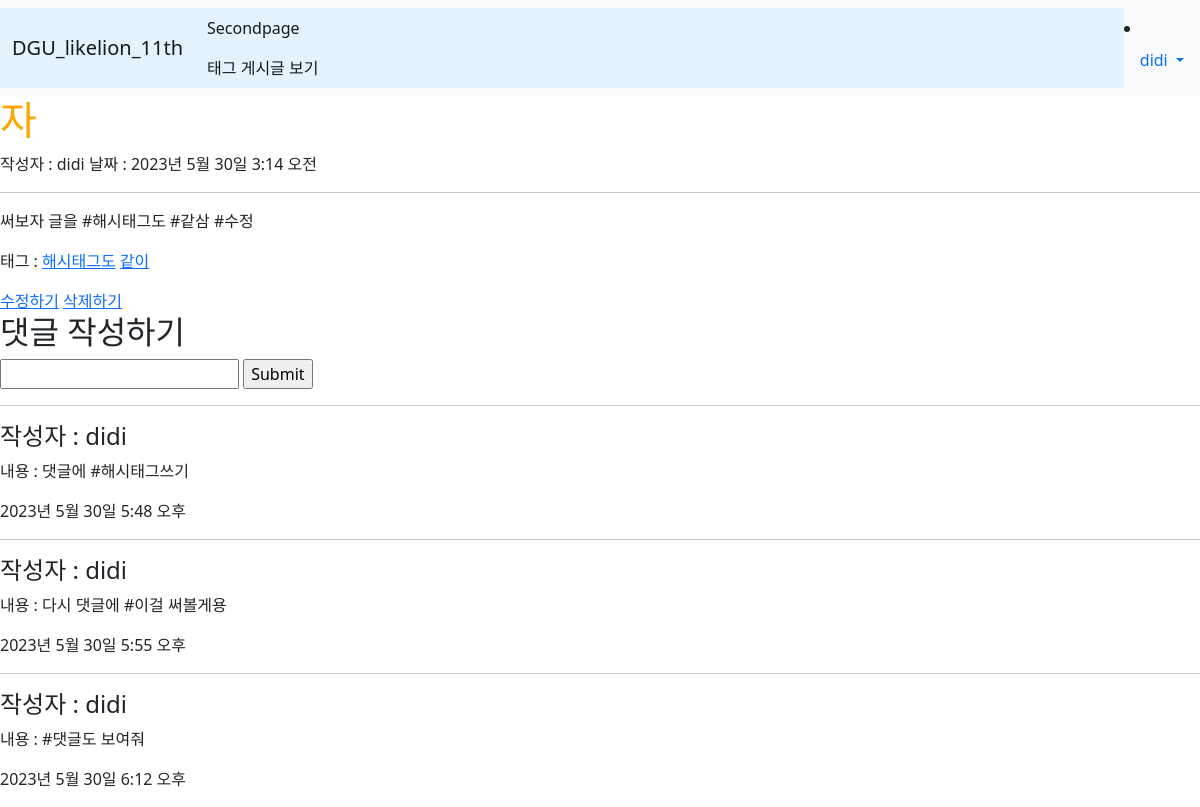
Page /9 (signed in) on the committed database.
### main/models.py (models this page shows, shortened)
class Blog(models.Model):
    title = models.CharField(max_length=200)
    writer = models.ForeignKey(User, null=False, blank=False, on_delete=models.CASCADE)
    pub_date = models.DateTimeField()
    body = models.TextField()
    image = models.ImageField(upload_to="blog/", blank=True, null=True)
    tags = models.ManyToManyField(Tag, related_name='blogs', blank=True)

class Tag(models.Model):
    name=models.CharField(max_length=30, null=False, blank=False)
    def __str__(self):
        return self.name

class Comment(models.Model):
    content = models.TextField()
    pub_date = models.DateTimeField()
    writer = models.ForeignKey(User, null=False, blank=False, on_delete=models.CASCADE)
    blog = models.ForeignKey(Blog, null=False, blank=False, on_delete=models.CASCADE)
    tags = models.ManyToManyField(Tag, related_name='comments', blank=True)

### main/views.py (the view, shortened to what this page needs)
# urls.py: path('<int:id>', detail, name="detail"),
def detail(request, id):
    blog = get_object_or_404(Blog, pk = id)
    if request.method == 'GET':
        comments = Comment.objects.filter(blog=blog)
        return render(request, 'main/detail.html', {
            'blog':blog,
            'comments':comments,
            })

### main/templates/main/detail.html (shortened to what this page needs)
{% extends 'base.html' %}
{% load static %}
{% block content %}
<h1>{{blog.title}}</h1>
작성자 : {{blog.writer}}
날짜 : {{blog.pub_date}}
<hr>
<p>{{blog.body}}</p>
<p>태그 :
    {% for tag in blog.tags.all %}
    <a href = "{% url 'main:tag_blogs' tag.pk %}">{{ tag.name}}</a>
    {% endfor %}
</p>
{% if blog.writer == user %}
<a href = "{% url 'main:edit' blog.id %}">수정하기</a>
<a href = "{% url 'main:delete' blog.id %}">삭제하기</a>
{% endif %}
<div class="comment_container">
    <div class="comment_form">
        <h2>댓글 작성하기</h2>
        <form method="POST" action="{% url 'main:detail' blog.id %}">
            <input type="text" name="content">
            <input type="submit" name="submit">
        </form>
    </div>
    <div class="comment_list">
        {% for c in comments %}
        <hr>
        <h4>작성자 : {{c.writer}}</h4>
        <p>내용 : {{c.content}}</p>
        <p>{{c.pub_date}}</p>
        {% endfor %}
    </div>
</div>
{% endblock %}

### likelion_11th_session/templates/shared/_navbar.html (shortened to what this page needs)
<nav class="navbar navbar-expand-lg navbar-light bg-light">
    <div class="container-fluid" style="background-color: #e3f2fd;">
    <a class="navbar-brand" href="{% url 'main:mainpage' %}">DGU_likelion_11th</a>
    <div class="collapse navbar-collapse" id="navbarNav">
        <ul class="navbar-nav">
        <li class="nav-item">
            <a class="nav-link active" aria-current="page" href="{% url 'main:secondpage' %}">Secondpage</a>
            <a class="nav-link active" arla-current="page" href="{% url 'main:tag_list' %}">태그 게시글 보기</a>
        </li>
        </ul>
    </div>
    </div>
    <li class="nav-item dropdown">
        {% if user.is_authenticated %}
        <a class="nav-link dropdown-toggle" href="#" id="navbarDropdown" role="button" data-bs-toggle="dropdown" aria-expanded="false">
         {{user.username}}
        </a>
        {% endif %}
      </li>
  </nav>

### likelion_11th_session/static/css/project.css (style rules this page uses)
h1 { color : orange; }

### rows in the picture
Blog: title "자", writer "didi", pub_date "2023년 5월 30일 3:14 오전", body "써보자 글을 #해시태그도 #같삼 #수정"
Tag: name "해시태그도"
Tag: name "같이"
Comment: writer "didi", content "댓글에 #해시태그쓰기", pub_date "2023년 5월 30일 5:48 오후"
Comment: writer "didi", content "다시 댓글에 #이걸 써볼게용", pub_date "2023년 5월 30일 5:55 오후"
Comment: writer "didi", content "#댓글도 보여줘", pub_date "2023년 5월 30일 6:12 오후"

### other values in the picture
{{ user.username }} "didi"
